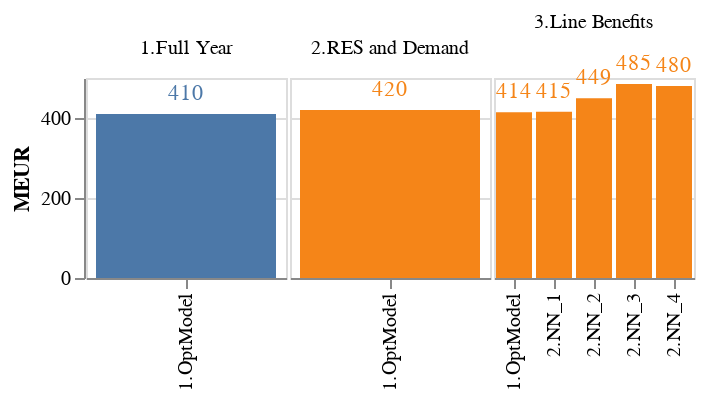

Notebook cell for this chart:
### Code cell
import altair as alt

base = alt.Chart(df.reset_index()).encode(
    alt.X("Category3:O").title(''),
    alt.Y("sum(MEUR):Q").title('MEUR'),
    alt.Color("Category1:N").title('').legend(None),
    alt.Text("sum(MEUR):Q", format=".0f"),
).properties(
    width=100,
    height=100
)

alt.layer(
    base.mark_bar(),
    base.mark_text(dy=-10)
).facet(
    alt.Column("Category2:N", title=None)
).configure_facet(spacing=0).resolve_scale(
  x='independent'
)

### Figure 1 — Vega-Lite specification as saved in the notebook (floating-point values rounded to 4 significant figures)
{"config": {"view": {"continuousWidth": 300, "continuousHeight": 300}, "facet": {"spacing": 0}}, "data": {"name": "data-45d0059e503b82ab6c58d07e05493d08"}, "facet": {"field": "Category2", "title": null, "type": "nominal"}, "spec": {"layer": [{"mark": {"type": "bar"}, "encoding": {"color": {"field": "Category1", "legend": null, "title": "", "type": "nominal"}, "text": {"aggregate": "sum", "field": "MEUR", "format": ".0f", "type": "quantitative"}, "x": {"field": "Category3", "title": "", "type": "ordinal"}, "y": {"aggregate": "sum", "field": "MEUR", "title": "MEUR", "type": "quantitative"}}}, {"mark": {"type": "text", "dy": -10}, "encoding": {"color": {"field": "Category1", "legend": null, "title": "", "type": "nominal"}, "text": {"aggregate": "sum", "field": "MEUR", "format": ".0f", "type": "quantitative"}, "x": {"field": "Category3", "title": "", "type": "ordinal"}, "y": {"aggregate": "sum", "field": "MEUR", "title": "MEUR", "type": "quantitative"}}}], "height": 100, "width": 100}, "resolve": {"scale": {"x": "independent"}}, "$schema": "https://vega.github.io/schema/vega-lite/v5.8.0.json", "datasets": {"data-45d0059e503b82ab6c58d07e05493d08": [{"CaseName": "A.The_full_year_MILP - 9n", "Category1": "Original", "Category2": "1.Full Year", "Category3": "1.OptModel", "Category4": "1.Full Year - 1.OptModel", "MEUR": 410.0}, {"CaseName": "D.Representative_days_based_on_RES_and_Demand - 9n_ByStages", "Category1": "Representative Days", "Category2": "2.RES and Demand", "Category3": "1.OptModel", "Category4": "2.RES and Demand - 1.OptModel", "MEUR": 420.0}, {"CaseName": "E.Representative_days_based_on_Line_Benefits_OptModel - 9n_ByStages", "Category1": "Representative Days", "Category2": "3.Line Benefits", "Category3": "1.OptModel", "Category4": "3.Line Benefits - 1.OptModel", "MEUR": 414.4}, {"CaseName": "F.Representative_days_based_on_Line_Benefit_NN_OC_fy_1 - 9n_ByStages", "Category1": "Representative Days", "Category2": "3.Line Benefits", "Category3": "2.NN_1", "Category4": "3.Line Benefits - 2.NN_1", "MEUR": 415.5}, {"CaseName": "G.Representative_days_based_on_Line_Benefit_NN_OC_fy_2 - 9n_ByStages", "Category1": "Representative Days", "Category2": "3.Line Benefits", "Category3": "2.NN_2", "Category4": "3.Line Benefits - 2.NN_2", "MEUR": 449.1}, {"CaseName": "H.Representative_days_based_on_Line_Benefit_NN_OC_fy_3 - 9n_ByStages", "Category1": "Representative Days", "Category2": "3.Line Benefits", "Category3": "2.NN_3", "Category4": "3.Line Benefits - 2.NN_3", "MEUR": 485.2}, {"CaseName": "I.Representative_days_based_on_Line_Benefit_NN_OC_fy_4 - 9n_ByStages", "Category1": "Representative Days", "Category2": "3.Line Benefits", "Category3": "2.NN_4", "Category4": "3.Line Benefits - 2.NN_4", "MEUR": 479.8}]}}
